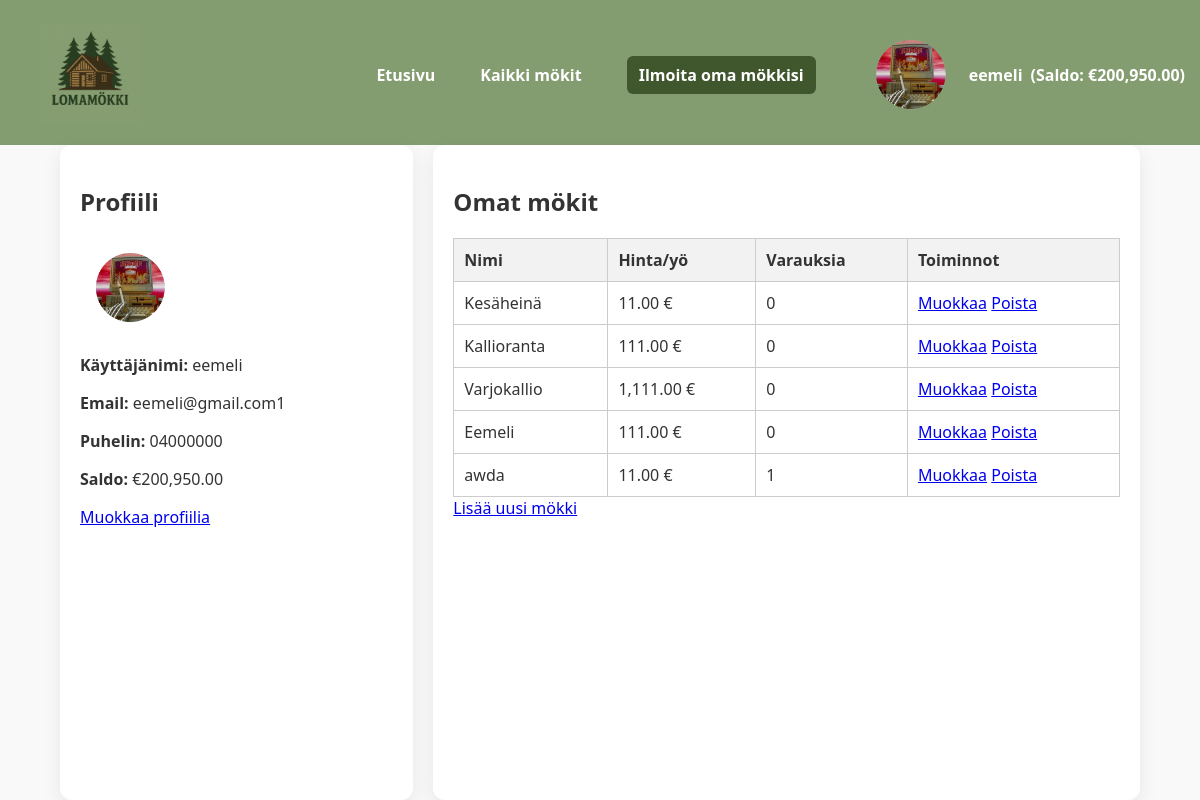
/dashboard.php (signed in), run on the app's committed database.
### tables this page shows
CREATE TABLE `users` (
  `id` int(11) NOT NULL,
  `username` varchar(100) NOT NULL,
  `email` varchar(255) NOT NULL,
  `phone` varchar(30) NOT NULL,
  `profile_image` varchar(255) DEFAULT NULL,
  `password` varchar(255) NOT NULL,
  `created_at` timestamp NOT NULL DEFAULT current_timestamp(),
  `balance` decimal(10,2) DEFAULT 0.00
);

CREATE TABLE `cabins` (
  `id` int(11) NOT NULL,
  `owner_id` int(11) NOT NULL,
  `name` varchar(100) NOT NULL,
  `description` text DEFAULT NULL,
  `price_per_night` decimal(8,2) NOT NULL,
  `max_guests` int(11) NOT NULL DEFAULT 4,
  `image` varchar(255) DEFAULT NULL,
  `location` varchar(100) DEFAULT '',
  `user_id` int(11) DEFAULT NULL
);

### dashboard.php (the view, shortened to what this page needs)
<?php
require 'config.php';
include 'header.php';
$stmt = $pdo->prepare("SELECT * FROM users WHERE id = ?");
$stmt->execute([$_SESSION['user_id']]);
$user = $stmt->fetch();
$stmt = $pdo->prepare("
    SELECT c.*, COUNT(b.id) AS booking_count
    FROM cabins c
    LEFT JOIN bookings b ON c.id = b.cabin_id
    WHERE c.owner_id = ?
    GROUP BY c.id
");
$stmt->execute([$_SESSION['user_id']]);
$cabins = $stmt->fetchAll();
?>
<!doctype html>
<html lang="fi">
<head>
<link rel="stylesheet" href="style.css">
</head>
<body>
<main class="container dashboard-grid">
    <section class="dashboard-section">
        <h2>Profiili</h2>
        <img src="<?=htmlspecialchars($user['profile_image'] ?? 'default-avatar.png')?>" alt="Profiili" class="profile-pic" style="width:100px;height:100px;">
        <p><strong>Käyttäjänimi:</strong> <?=htmlspecialchars($user['username'])?></p>
        <p><strong>Email:</strong> <?=htmlspecialchars($user['email'])?></p>
        <p><strong>Puhelin:</strong> <?=htmlspecialchars($user['phone'])?></p>
        <p><strong>Saldo:</strong> €<?=number_format($user['balance'] ?? 0, 2)?></p>
        <a href="edit_profile.php" class="btn">Muokkaa profiilia</a>
    </section>
    <section class="dashboard-section">
        <h2>Omat mökit</h2>
        <?php if ($cabins): ?>
        <table class="cabin-table">
            <thead>
                <tr>
                    <th>Nimi</th>
                    <th>Hinta/yö</th>
                    <th>Varauksia</th>
                    <th>Toiminnot</th>
                </tr>
            </thead>
            <tbody>
<?php foreach ($cabins as $cabin): ?>
<tr>
  <td><?=htmlspecialchars($cabin['name'])?></td>
  <td><?=number_format($cabin['price_per_night'], 2)?> €</td>
  <td><?=intval($cabin['booking_count'])?></td>
  <td>
    <a href="edit_cabin.php?id=<?= $cabin['id'] ?>" class="btn">Muokkaa</a>
    <a href="delete_cabin.php?id=<?= $cabin['id'] ?>" onclick="return confirm('Haluatko varmasti poistaa mökin?');" class="btn btn-danger">Poista</a>
  </td>
</tr>
<?php endforeach; ?>
            </tbody>
        </table>
        <?php else: ?>
            <p>Sinulla ei ole vielä lisättyjä mökkejä.</p>
        <?php endif; ?>
        <a href="add_cabin.php" class="btn">Lisää uusi mökki</a>
    </section>
</main>

### header.php (shortened to what this page needs)
<?php
require 'config.php';
$user = null;
$user_balance = 0;
if (isset($_SESSION['user_id'])) {
    $stmt = $pdo->prepare("SELECT * FROM users WHERE id = ?");
    $stmt->execute([$_SESSION['user_id']]);
    $user = $stmt->fetch();
    $user_balance = $user['balance'] ?? 0;
}
?>
<header>
  <div class="header-flex" style="display:flex;justify-content:space-between;align-items:center;padding:20px 0;">
<a href="index.php"><img src="images/logo.png" width="100" alt="Lomamökki logo" style="margin-left:40px;"></a>
    <nav style="display:flex;align-items:center;gap:15px;">
      <a href="index.php" style="color:#fff;text-decoration:none;font-weight:600;">Etusivu</a>
      <a href="all_cabins.php" style="color:#fff;text-decoration:none;font-weight:600;">Kaikki mökit</a>
      <a href="<?= isset($_SESSION['user_id']) ? 'add_cabin.php' : 'login.php'; ?>" class="btn" style="color:#fff;background:#40572e;padding:8px 12px;border-radius:6px;">Ilmoita oma mökkisi</a>
      <?php if ($user): ?>
      <div class="profile-dropdown" style="position:relative;">
        <a href="#" style="display:flex;align-items:center;color:#fff;text-decoration:none;">
          <img src="<?=htmlspecialchars($user['profile_image'] ?? 'default-avatar.png')?>" alt="Profiili" class="profile-pic" style="width:100px;height:100px;border-radius:50%;object-fit:cover;margin-right:8px;">
          <?=htmlspecialchars($user['username'])?>
          <span style="margin-left:8px;font-weight:600;">(Saldo: €<?=number_format($user_balance, 2)?>)</span>
        </a>
      </div>
      <?php else: ?>
        <a href="login.php" style="color:#fff;text-decoration:none;font-weight:600;">Kirjaudu / Rekisteröidy</a>
      <?php endif; ?>
    </nav>
  </div>
</header>

### style.css (style rules this page uses)
body { font-family: 'Segoe UI', Tahoma, Geneva, Verdana, sans-serif; margin: 0; color: #333; background-color: #f9f9f9; display: flex; flex-direction: column; min-height: 100vh; }
.container { width: 90%; max-width: 1300px; margin: auto; }
header { background-color: #849D70; color: #fff; padding: 5x 0; margin-bottom: auto; text-align: center; }
header nav { margin-top: 5px; }
header nav a { color: #fff; margin: 0 15px; text-decoration: none; font-weight: 600; transition: color 0.2s; }
main { flex: 1; }
.profile-dropdown { position: relative; display: inline-block; }
.profile-pic { width: 80px; height: 80px; border-radius: 50%; object-fit: cover; margin-right: 8px; }
.dashboard-grid { display: grid; grid-template-columns: 1fr 2fr; gap: 20px; }
.dashboard-section { background: #fff; padding: 20px; border-radius: 12px; box-shadow: 0 6px 20px rgba(0,0,0,0.08); }
.cabin-table { width: 100%; border-collapse: collapse; margin-top:10px; }
.cabin-table th, .cabin-table td { border: 1px solid #ccc; padding: 10px; text-align: left; }
.cabin-table th { background-color: #f2f2f2; }

### data on the page
users: profile_image (picture), username "eemeli", balance "200,950.00", email "eemeli@gmail.com1", phone "04000000"
cabins: name "Kesäheinä", price_per_night "11.00", booking_count "0"
cabins: name "Kallioranta", price_per_night "111.00", booking_count "0"
cabins: name "Varjokallio", price_per_night "1,111.00", booking_count "0"
cabins: name "Eemeli", price_per_night "111.00", booking_count "0"
cabins: name "awda", price_per_night "11.00", booking_count "1"
